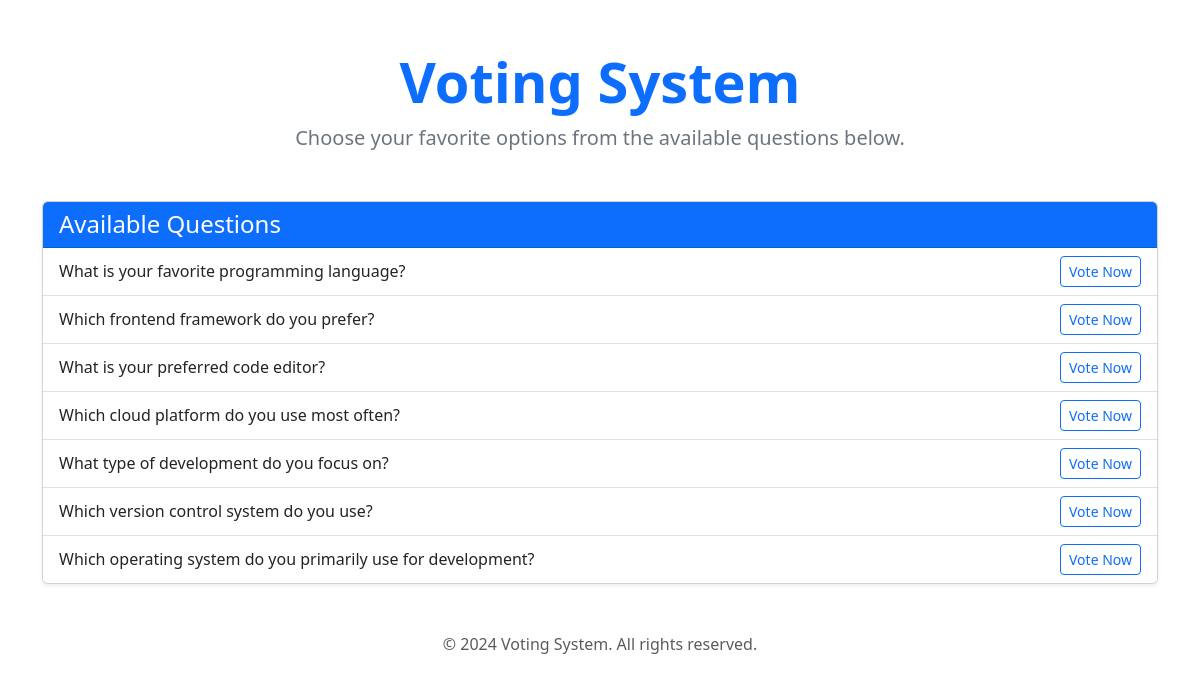
The page / on the database its author committed.
### main/models.py (models this page shows, shortened)
class Question(models.Model):
    question_text = models.CharField(max_length=200)
    created_at = models.DateTimeField(auto_now_add=True)

### main/views.py (the view)
# urls.py: path('', views.home_view, name='home'),
def home_view(request):
    questions = Question.objects.all()
    return render(request, 'home.html', {'questions': questions})

### main/templates/home.html (shortened to what this page needs)
<!DOCTYPE html>
<html lang="en">
<head>
    <link href="https://cdn.jsdelivr.net/npm/bootstrap@5.3.0/dist/css/bootstrap.min.css" rel="stylesheet">
</head>
<body>
    <div class="container mt-5">
        <div class="text-center mb-5">
            <h1 class="display-4 fw-bold text-primary">Voting System</h1>
            <p class="lead text-secondary">Choose your favorite options from the available questions below.</p>
        </div>
        <div class="card shadow-sm">
            <div class="card-header bg-primary text-white">
                <h2 class="h4 mb-0">Available Questions</h2>
            </div>
            <ul class="list-group list-group-flush">
                {% for question in questions %}
                    <li class="list-group-item d-flex justify-content-between align-items-center">
                        <span>{{ question.question_text }}</span>
                        <a href="{% url 'vote' question.id %}" class="btn btn-outline-primary btn-sm">Vote Now</a>
                    </li>
                {% empty %}
                    <li class="list-group-item">
                        <div class="alert alert-info mb-0">No questions available at the moment.</div>
                    </li>
                {% endfor %}
            </ul>
        </div>
    </div>
    <footer class="text-center mt-5">
        <p class="text-muted">&copy; 2024 Voting System. All rights reserved.</p>
    </footer>
</body>
</html>

### rows shown on the page
Question: question_text "What is your favorite programming language?"
Question: question_text "Which frontend framework do you prefer?"
Question: question_text "What is your preferred code editor?"
Question: question_text "Which cloud platform do you use most often?"
Question: question_text "What type of development do you focus on?"
Question: question_text "Which version control system do you use?"
Question: question_text "Which operating system do you primarily use for development?"
